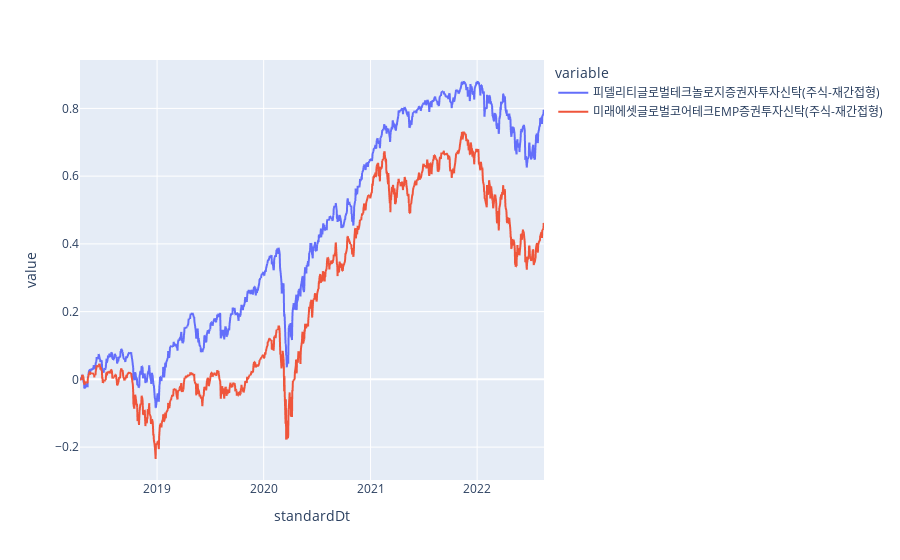

Write notebook code for a chart like this one.
### Code cell
px.line(fundAB_df)

### Figure 1 — Plotly figure (JSON) as saved in the notebook; plotly's stock layout.template omitted (floating-point values rounded to 4 significant figures; data arrays with more than 128 entries replaced by an {"elided": "..."} marker saying what was removed)
{"data": [{"hovertemplate": "variable=피델리티글로벌테크놀로지증권자투자신탁(주식-재간접형)<br>standardDt=%{x}<br>value=%{y}<extra></extra>", "legendgroup": "피델리티글로벌테크놀로지증권자투자신탁(주식-재간접형)", "line": {"color": "#636efa", "dash": "solid"}, "marker": {"symbol": "circle"}, "mode": "lines", "name": "피델리티글로벌테크놀로지증권자투자신탁(주식-재간접형)", "showlegend": true, "type": "scattergl", "x": {"elided": "1076 str values"}, "xaxis": "x", "y": {"elided": "1076 float values"}, "yaxis": "y"}, {"hovertemplate": "variable=미래에셋글로벌코어테크EMP증권투자신탁(주식-재간접형)<br>standardDt=%{x}<br>value=%{y}<extra></extra>", "legendgroup": "미래에셋글로벌코어테크EMP증권투자신탁(주식-재간접형)", "line": {"color": "#EF553B", "dash": "solid"}, "marker": {"symbol": "circle"}, "mode": "lines", "name": "미래에셋글로벌코어테크EMP증권투자신탁(주식-재간접형)", "showlegend": true, "type": "scattergl", "x": {"elided": "1076 str values"}, "xaxis": "x", "y": {"elided": "1076 float values"}, "yaxis": "y"}], "layout": {"legend": {"title": {"text": "variable"}, "tracegroupgap": 0}, "margin": {"t": 60}, "xaxis": {"anchor": "y", "domain": [0, 1], "title": {"text": "standardDt"}}, "yaxis": {"anchor": "x", "domain": [0, 1], "title": {"text": "value"}}}}
